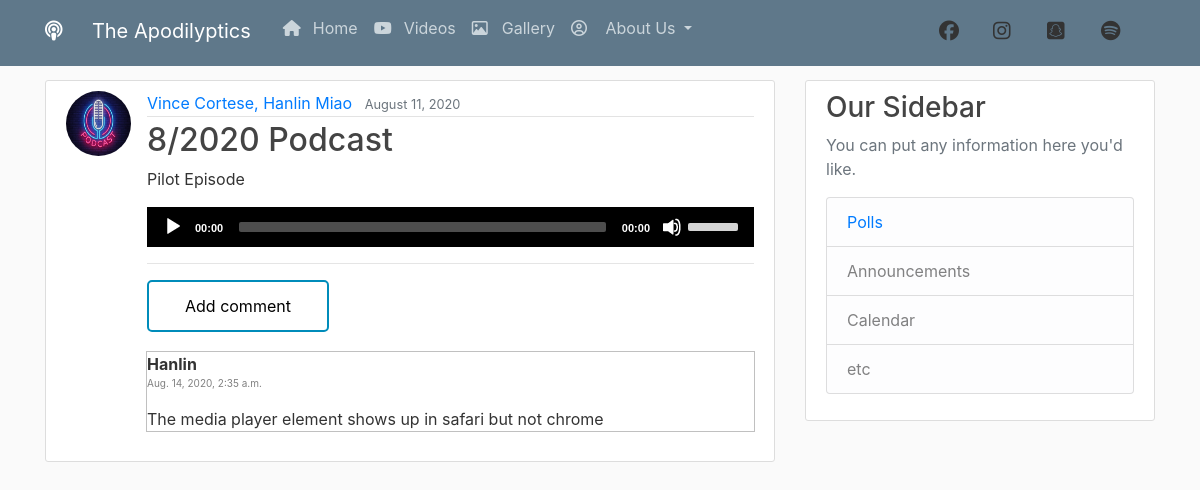
Page /podcast/8/ on the committed database.
### podcast/models.py (models this page shows, shortened)
class podcast(models.Model):
	logo = models.ImageField(default = "default.jpg", upload_to ="Pod_Logo")
	title = models.CharField(max_length = 100)
	hosts =  models.CharField(max_length = 100)
	description = models.TextField()
	date_posted = models.DateTimeField(default = timezone.now)
	file = models.FileField(upload_to = 'audio_file')

class Comment(models.Model):
	podcast = models.ForeignKey('podcast', on_delete = models.CASCADE, related_name = 'comments')
	author = models.CharField(max_length =200)
	comment = models.TextField(max_length = 200)
	created_date = models.DateTimeField(default = timezone.now)
	approved_comment = models.BooleanField(default = False)

### podcast/views.py (the view)
# urls.py: path('podcast/<int:pk>/', PodDetailView.as_view(), name ='podcast-detail'),
class PodDetailView(DetailView):
	model = podcast

### podcast/templates/podcast/podcast_detail.html (shortened to what this page needs)
{% extends "podcast/base.html" %}
{% block content %}
		<article class="media content-section">
			<img class= "rounded-circle article-img" src = "{{ podcast.logo.url }}">
		  <div class="media-body">
		    <div class="article-metadata">
		      <a class="mr-2" href="#">{{ object.hosts }}</a>
		      <small class="text-muted">{{ object.date_posted|date:"F d, Y"}}</small>
		    </div>
		    <h2 class="article-title">{{ object.title }}</h2>
		    <p class="article-content">{{ object.description }}</p>
		    <div class="media-wrapper">
            </div>
            <hr>
            <a href= "{% url 'add_comment_to_podcast' pk=podcast.pk %}"><button class = "button button2">Add comment</button></a>
				{% for comment in podcast.comments.all %}
				    <div class="comment">
				    	<strong>{{ comment.author }}</strong>
				        <div class="date" style = "color:gray;font-size:10px;">{{ comment.created_date }}</div>
				        <p>{{ comment.comment|linebreaks }}</p>
				    </div>
				{% empty %}
				    <p>No comments here yet :( Be the first to react to the podcast!</p>
				{% endfor %}
		 </div>
		</article>
{% endblock content %}

### podcast/static/podcast/main.css (style rules this page uses)
body { background: #fafafa; color: #333333; margin-top: 5rem; }
h1, h2, h3, h4, h5, h6 { color: #444444; }
.content-section { background: #ffffff; padding: 10px 20px; border: 1px solid #dddddd; border-radius: 3px; margin-bottom: 20px; }
.article-title { color: #444444; }
.article-content { white-space: pre-line; }
.article-img { height: 65px; width: 65px; margin-right: 16px; }
.article-metadata { padding-bottom: 1px; margin-bottom: 4px; border-bottom: 1px solid #e3e3e3 }
.comment { margin: 20px 0px 20px 0px; outline-color: #C0C0C0; outline-style: solid; outline-width: 0.5px; }
.button { position:relative; background-color: #4CAF50; border-radius: 5px; color: white; padding: 12px 36px; text-align: center; text-decoration: none; display: inline-block; font-size: 16px; transition-duration: 0.4s; cursor: pointer; }
.button2 { background-color: white; color: black; border: 2px solid #008CBA; }

### rows in the picture
podcast: logo (placeholder picture), hosts "Vince Cortese, Hanlin Miao", date_posted "August 11, 2020", title "8/2020 Podcast", description "Pilot Episode"
Comment: author "Hanlin", created_date "Aug. 14, 2020, 2:35 a.m.", comment "The media player element shows up in safari but not chrome"
